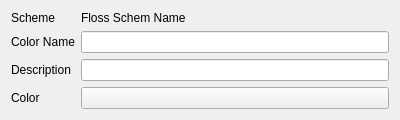
<?xml version="1.0" encoding="UTF-8"?>
<ui version="4.0">
 <class>NewFlossDlg</class>
 <widget class="QWidget" name="NewFlossDlg">
  <property name="geometry">
   <rect>
    <x>0</x>
    <y>0</y>
    <width>400</width>
    <height>109</height>
   </rect>
  </property>
  <property name="windowTitle">
   <string>Create New Floss</string>
  </property>
  <layout class="QGridLayout" name="gridLayout">
   <item row="0" column="0">
    <widget class="QLabel" name="label">
     <property name="text">
      <string>Scheme</string>
     </property>
    </widget>
   </item>
   <item row="0" column="1">
    <widget class="QLabel" name="label_5">
     <property name="text">
      <string>Floss Schem Name</string>
     </property>
    </widget>
   </item>
   <item row="1" column="0">
    <widget class="QLabel" name="label_2">
     <property name="text">
      <string>Color Name</string>
     </property>
    </widget>
   </item>
   <item row="1" column="1">
    <widget class="QLineEdit" name="FlossName"/>
   </item>
   <item row="2" column="0">
    <widget class="QLabel" name="label_3">
     <property name="text">
      <string>Description</string>
     </property>
    </widget>
   </item>
   <item row="2" column="1">
    <widget class="QLineEdit" name="FlossDescription"/>
   </item>
   <item row="3" column="0">
    <widget class="QLabel" name="label_4">
     <property name="text">
      <string>Color</string>
     </property>
    </widget>
   </item>
   <item row="3" column="1">
    <widget class="KColorButton" name="ColorButton"/>
   </item>
  </layout>
 </widget>
 <customwidgets>
  <customwidget>
   <class>KColorButton</class>
   <extends>QPushButton</extends>
   <header>kcolorbutton.h</header>
  </customwidget>
 </customwidgets>
 <resources/>
 <connections/>
</ui>
